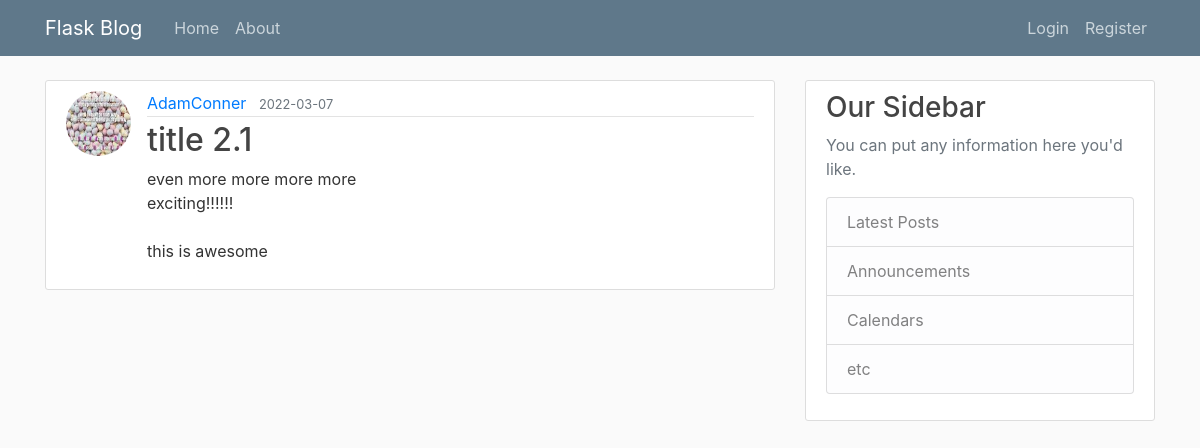
The page /post/2 on the database as committed earlier.
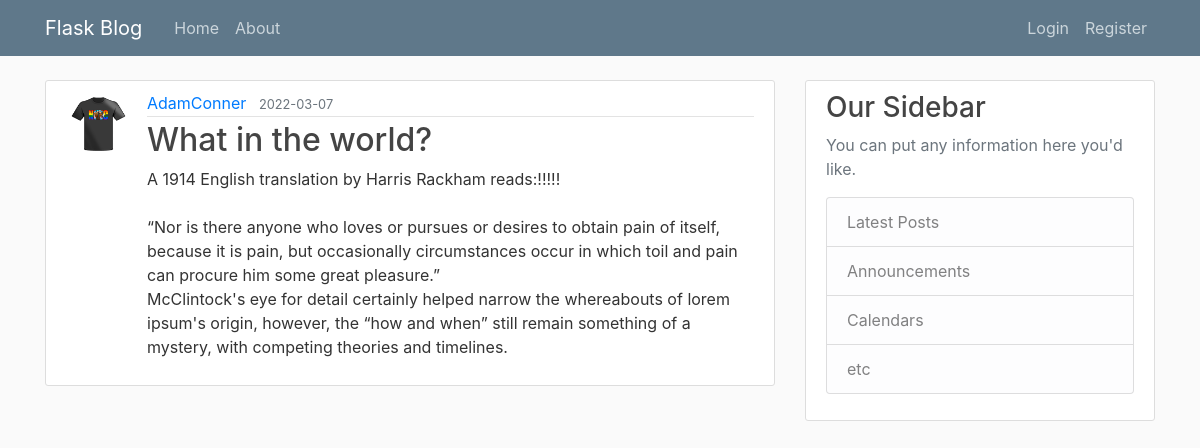
The same page on the database as committed later.
### flaskblog/models.py (models this page shows, shortened)
class User(db.Model, UserMixin):
    id = db.Column(db.Integer, primary_key=True)
    username = db.Column(db.String(20), unique=True, nullable=False)
    email = db.Column(db.String(120), unique=True, nullable=False)
    image_file = db.Column(db.String(20), nullable=False, default='default.jpg')
    password = db.Column(db.String(60), nullable=False)
    posts = db.relationship('Post', backref='author', lazy=True)

class Post(db.Model):
    id = db.Column(db.Integer, primary_key=True)
    title = db.Column(db.String(100), nullable=False)
    date_posted = db.Column(db.DateTime, nullable=False, default=datetime.utcnow)
    content = db.Column(db.Text, nullable=False)
    user_id = db.Column(db.Integer, db.ForeignKey('user.id'), nullable=False)

### flaskblog/posts/routes.py (the view)
@posts.route("/post/<int:post_id>")
def post(post_id):
    post = Post.query.get_or_404(post_id)
    return render_template('post.html', title=post.title, post=post)

### flaskblog/templates/post.html (shortened to what this page needs)
{% extends "layout.html" %}
{% block content %}
    <article class="media content-section">
        <img class="rounded-circle article-img" src="{{ url_for('static', filename='profile_pics/' + post.author.image_file) }}">
        <div class="media-body">
        <div class="article-metadata">
            <a class="mr-2" href="{{url_for('users.user_posts', username=post.author.username)}}">{{ post.author.username }}</a>
            <small class="text-muted">{{ post.date_posted.strftime('%Y-%m-%d') }}</small>
        </div>
        <h2 class="article-ttile">{{ post.title }}</h2>
        <p class="article-content">{{ post.content }}</p>
        </div>
    </article>
{% endblock content %}

Rows that differ between the two databases and show on the page:
changed User "AdamConner": image_file: a different picture
changed Post: title "title 2.1" → "What in the world?"; content "even more more more more exciting!!!!!! this is awesome" → "A 1914 English translation by Harris Rackham reads:!!!!! “Nor is there anyone who loves or pursues or desires to obtain pain of itself, because it is pain, but occasionally circumstances occur in which toil and pain can procure him some great pleasure.” McClintock's eye for detail certainly helped narrow the whereabouts of lorem ipsum's origin, however, the “how and when” still remain something of a mystery, with competing theories and timelines."
